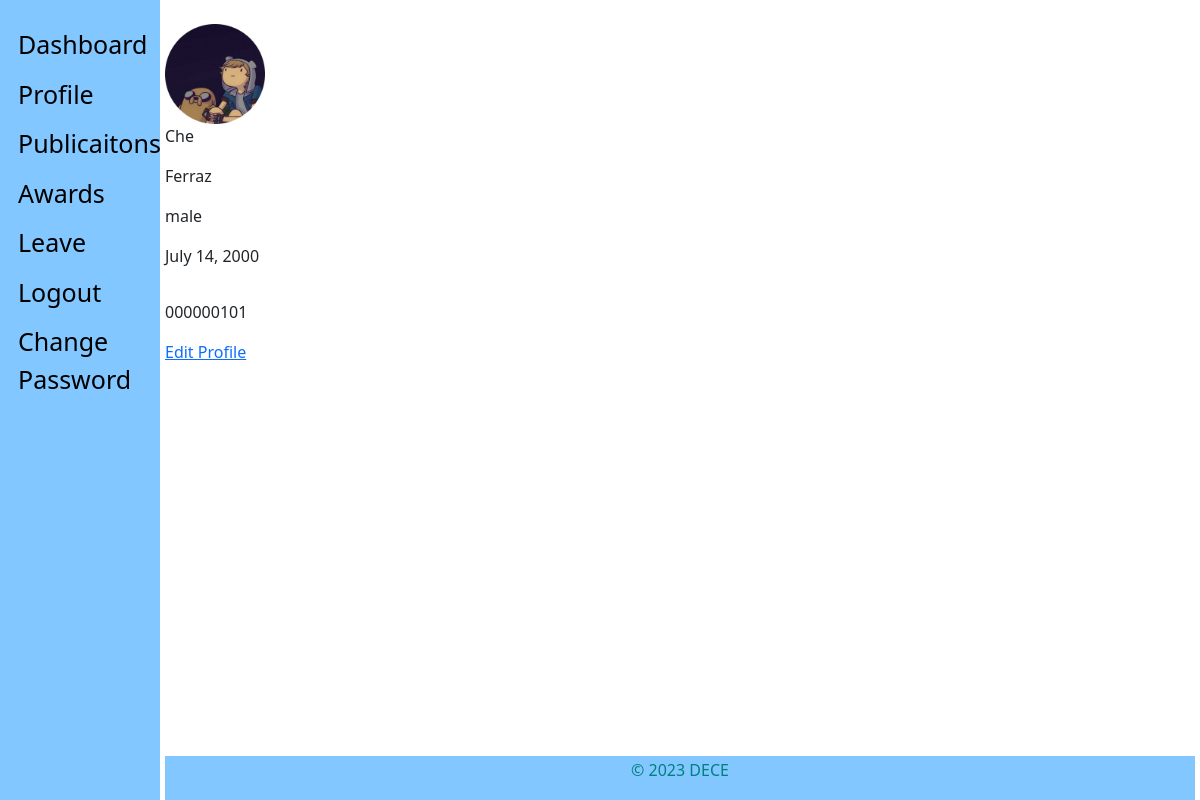
Before: /staff_view/profile/ (signed in) with the older database file.
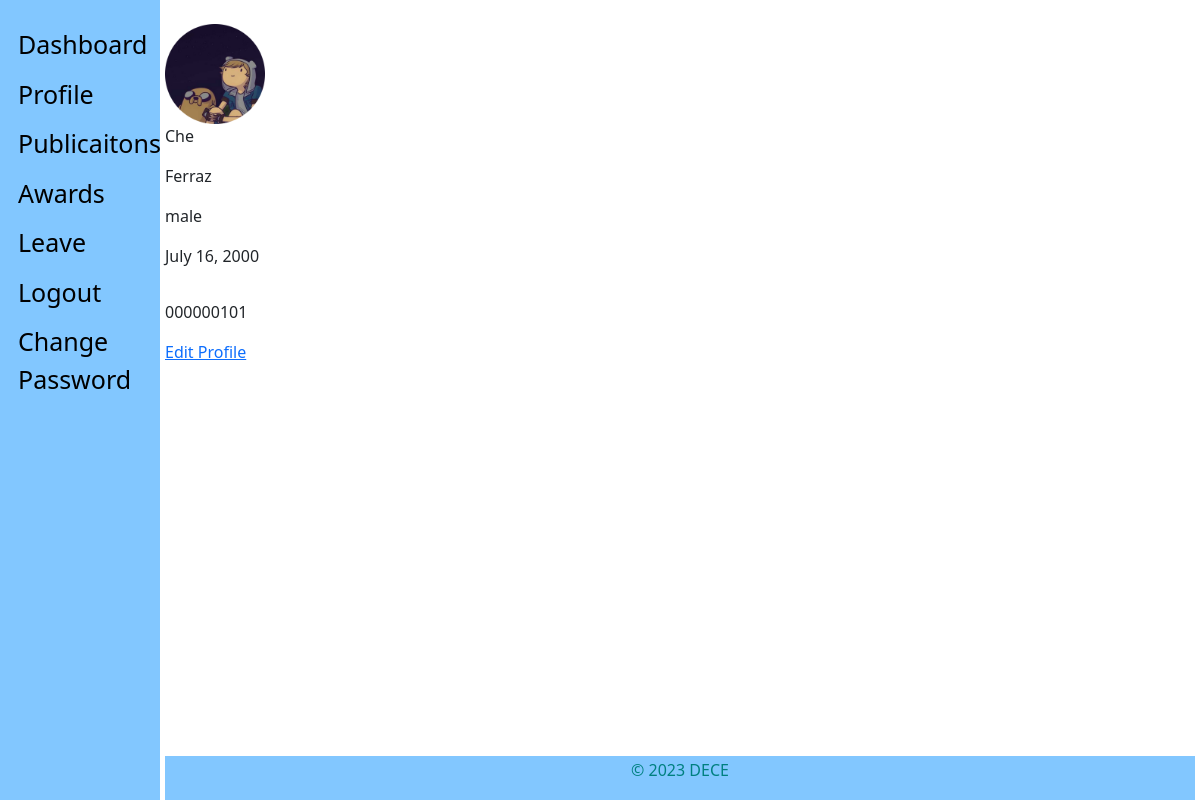
After: the same page with the newer database file.
### staff_app/models.py (models this page shows, shortened)
class Employee(models.Model):
    MALE = 'male'
    FEMALE = 'female'
    OTHER = 'other'
    NOT_KNOWN = 'Not Known'
    GENDER = (
        (MALE, 'Male'),
        (FEMALE, 'Female'),
        (OTHER, 'Other'),
        (NOT_KNOWN, 'Not Known'),
    )
    MR = 'Mr'
    MRS = 'Mrs'
    MSS = 'Mss'
    DR = 'Dr'
    SIR = 'Sir'
    MADAM = 'Madam'
    TITLE = (
        (MR, 'Mr'),
        (MRS, 'Mrs'),
        (MSS, 'Mss'),
        (DR, 'Dr'),
        (SIR, 'Sir'),
        (MADAM, 'Madam'),
    )
    FULL_TIME = 'Full-Time'
    PART_TIME = 'Part-Time'
    CONTRACT = 'Contract'
    INTERN = 'Intern'
    EMPLOYEETYPE = (
        (FULL_TIME, 'Full-Time'),
        (PART_TIME, 'Part-Time'),
        (CONTRACT, 'Contract'),
        (INTERN, 'Intern'),
    )
    user = models.ForeignKey(CustomUser, on_delete=models.CASCADE, default=1)
    title = models.CharField(_('Title'), max_length=10,
                             default=MR, choices=TITLE, blank=False, null=True)
    image = models.ImageField(_('Profile Image'), upload_to='profiles/', default='profiles/default.png', blank=True,
                              null=True, help_text='upload image size less than 2.0MB')  # work on path username-date/image
    firstname = models.CharField(
        _('Firstname'), max_length=125, null=False, blank=False)
    lastname = models.CharField(
        _('Lastname'), max_length=125, null=False, blank=False)
    othername = models.CharField(
        _('Othername (optional)'), max_length=125, null=True, blank=True)
    sex = models.CharField(_('Gender'), max_length=10,
                           default=NOT_KNOWN, choices=GENDER, blank=False)
    email = models.EmailField(
        _('Email'), max_length=255, default=None, blank=True, null=True)
    tel = PhoneNumberField(null=False, blank=False,
                           verbose_name='Phone Number')
    bio = models.CharField(_('Bio'), max_length=255,
                           default='', null=True, blank=True)
    birthday = models.DateField(_('Date of Birth'), blank=False, null=True)
    nisnumber = models.PositiveIntegerField(
        _('NIS Number'), null=True, blank=True)
    tinnumber = models.CharField(
        _('TIN'), max_length=15, null=True, blank=True)
    employeetype = models.CharField(_('Employee Type'), max_length=15,
                                    default=FULL_TIME, choices=EMPLOYEETYPE, blank=False, null=True)
    vitae = models.FileField(_('Cirriculum Vitae'), upload_to='vitae/', blank=True,
                             null=True, help_text='upload in .docx or .pdf')
    is_blocked = models.BooleanField(
        _('Is Blocked'), help_text='button to toggle employee block and unblock', default=False)
    is_deleted = models.BooleanField(
        _('Is Deleted'), help_text='button to toggle employee deleted and undelete', default=False)
    created = models.DateTimeField(verbose_name=_(
        'Created'), auto_now_add=True, null=True)
    updated = models.DateTimeField(
        verbose_name=_('Updated'), auto_now=True, null=True)
    objects = EmployeeManager()
    class Meta:
        verbose_name = _('Employee')
        verbose_name_plural = _('Employees')
        ordering = ['-created']

### staff_app/views.py (the view)
# urls.py: path('profile/', views.profile, name="profile"),
def profile(request):
    if not request.user.is_authenticated:
        return redirect('hris:home')
    if Employee.objects.filter(user_id=request.user.id).exists():
        employee = get_object_or_404(Employee, user_id=request.user.id)
    else:
        employee = []
    context = {
        "object": employee
    }
    return render(request, "staff/staff_profile.html", context)

### admin_app/managers.py (called while the page is built)
    def get_queryset(self):
        return super().get_queryset().filter(is_deleted=False)

### templates/staff/staff_profile.html (shortened to what this page needs)
{% extends 'base.html' %}
{% block content %}
    <br>
    <img src="{{object.image.url}}" width="100" height="100">
    <p>{{object.firstname}}</p>
    <p>{{object.lastname}}</p>
    <p>{{object.sex}}</p>
    <p>{{object.birthday}}</p>
    <p>{{object.nisnumber|stringformat:"09d"}}</p>
    <a href="{% url 'staff:profile-update' %}"> Edit Profile</a>
{% endblock content %}

### templates/base.html (shortened to what this page needs)
{% load static %}
{% load humanize %}
<!DOCTYPE html>
<html lang="en">
<head>
    <link rel="stylesheet" type="text/CSS" href="{% static "css/bootstrap.min.css" %}">
</head>
<body>
    <div class="sidenav">
        {% if user.is_superuser%}
            <a href="{% url 'admin_app:admin-home' %}">Dashboard</a>
            <a href="{% url 'admin_app:employees' %} ">Employees</a>
            <a href="{% url 'admin_app:leaves' %}">Leaves</a>
            <a href="{% url 'hris:logout' %}">Logout</a>
            <a href="{% url 'hris:password_change' %}">Change Password</a>
            <a href="{% url 'hris:add_accounts' %}">Add Accounts</a>
        {% else %}
            <a href="{% url 'staff:staff-home' %}">Dashboard</a>
            <a href="{% url 'staff:profile' %} ">Profile</a>
            <a href="{% url 'staff:publication' %}">Publicaitons</a>
            <a href="{% url 'staff:award' %}">Awards</a>
            <a href="{% url 'staff:leave' %}">Leave</a>
            <a href="{% url 'hris:logout' %}">Logout</a>
            <a href="{% url 'hris:password_change' %}">Change Password</a>
        {% endif %}
    </div>
    <div class="main">
        {% block content %}{% endblock %}
            <footer class="footer">
                <div class="container-fluid">
                    <p class="copyright pull-right">
                        &copy; <script>document.write(new Date().getFullYear())</script> DECE
                    </p>
                </div>
            </footer>
        </div>
</body>
</html>

Changed rows visible on the page:
changed Employee "Che": birthday "July 14, 2000" → "July 16, 2000"
